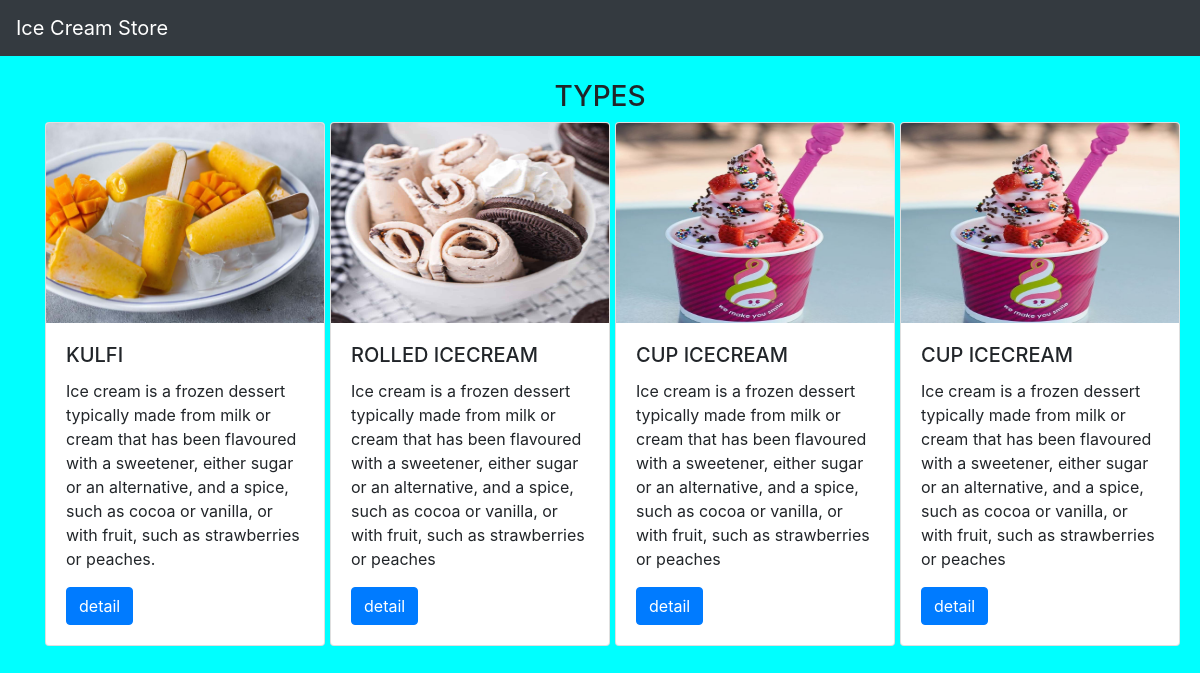
The page / on the database its author committed.
### ice_app/models.py (models this page shows, shortened)
class icecream(models.Model):
    name=models.CharField(max_length=200)
    desc=models.TextField()
    price=models.IntegerField()
    img = models.ImageField(upload_to='pics')

### ice_app/views.py (the view)
# urls.py: path('',views.index,name='index'),
def index(request):
    ice = icecream.objects.all()
    context = {  # its optional
        'icecream_list': ice
    }
    return render(request,"index.html",context)

### templates/index.html
{% extends 'base.html' %}
  {% block body %}
<br><CENTER><H3>TYPES</H3></CENTER>
<div class="container">
    <div class="row">
         {% for i in icecream_list %}
        <div class="col-md-3">
                <div class="card" style="width:280px">
                      <img class="card-img-top" src="{{i.img.url}}" alt="Card image cap" height="200px">
                      <div class="card-body">
                           <h5 class="card-title">{{i.name}}</h5>
                           <p class="card-text">{{i.desc}}</p>
                           <a href="{%url 'ice_app:detail' i.id %}" class="btn btn-primary">detail</a>
                      </div>
                </div>
            </div>
          {% endfor %}
        </div>
    </div>
  {% endblock %}

### templates/base.html (shortened to what this page needs)
{% load static %}
<!DOCTYPE html>
<html lang="en">
<head>
    <link rel="stylesheet" href="https://cdn.jsdelivr.net/npm/bootstrap@4.0.0/dist/css/bootstrap.min.css">
     <link rel="stylesheet" href="{% static 'style.css' %}">
</head>
  <body>
<nav class="navbar navbar-dark bg-dark">
  <a class="navbar-brand" href="#">
    Ice Cream Store
  </a>
</nav>
{% block body %}
{% endblock %}
  </body>
</html>

### static/style.css (style rules this page uses)
body { background-color:aqua; }

### rows shown on the page
icecream: img (picture), name "KULFI", desc "Ice cream is a frozen dessert typically made from milk or cream that has been flavoured with a sweetener, either sugar or an alternative, and a spice, such as cocoa or vanilla, or with fruit, such as strawberries or peaches."
icecream: img (picture), name "ROLLED ICECREAM", desc "Ice cream is a frozen dessert typically made from milk or cream that has been flavoured with a sweetener, either sugar or an alternative, and a spice, such as cocoa or vanilla, or with fruit, such as strawberries or peaches"
icecream: img (picture), name "CUP ICECREAM", desc "Ice cream is a frozen dessert typically made from milk or cream that has been flavoured with a sweetener, either sugar or an alternative, and a spice, such as cocoa or vanilla, or with fruit, such as strawberries or peaches"
icecream: img (picture), name "CUP ICECREAM", desc "Ice cream is a frozen dessert typically made from milk or cream that has been flavoured with a sweetener, either sugar or an alternative, and a spice, such as cocoa or vanilla, or with fruit, such as strawberries or peaches"
